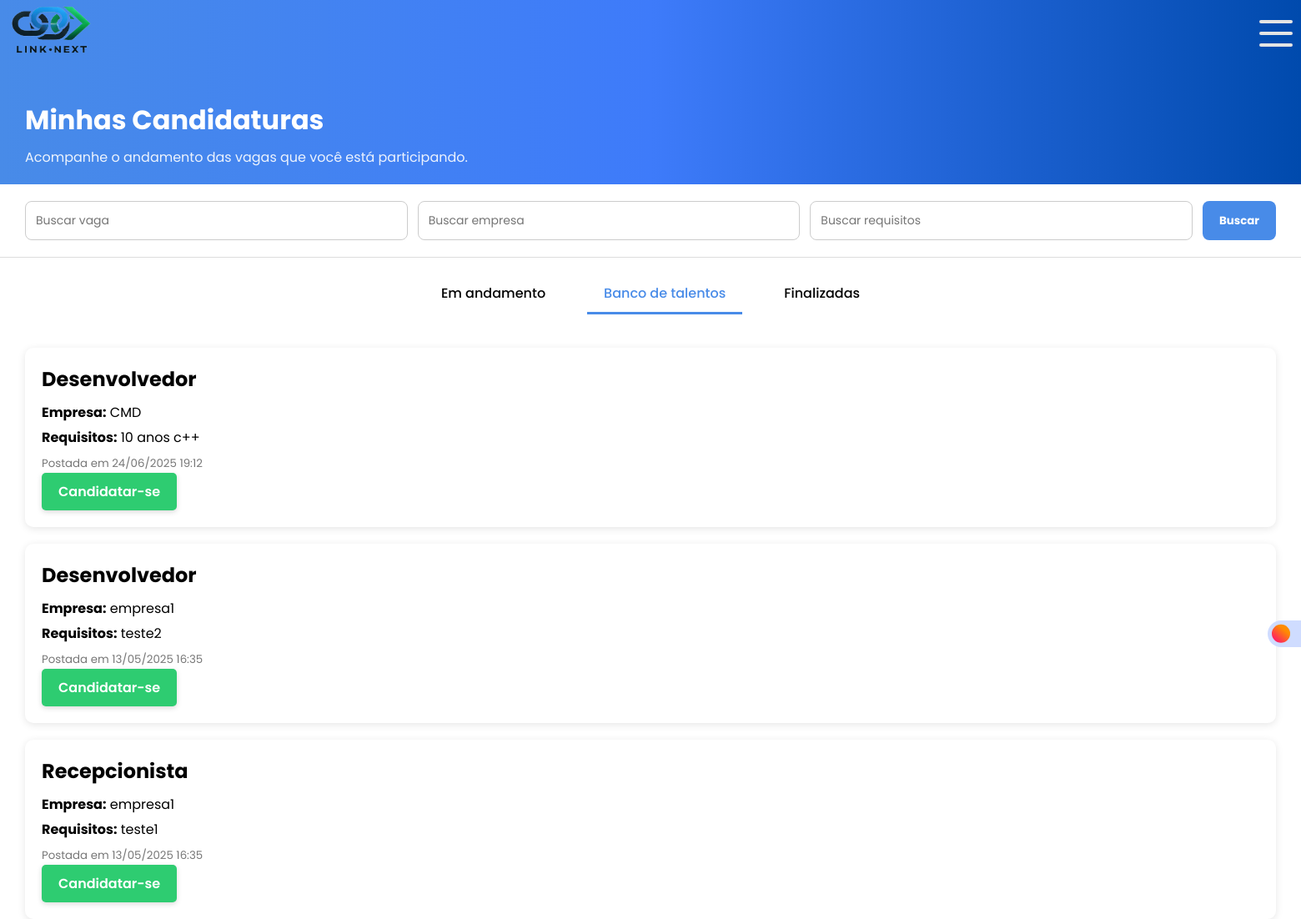
The page /candidato/minhas_candidaturas.php (signed in) on the database its author committed.
### tables this page shows
CREATE TABLE `vagas` (
  `id` int(11) NOT NULL,
  `empresa_id` int(11) NOT NULL,
  `descricao` text NOT NULL,
  `requisitos` text DEFAULT NULL,
  `data_postagem` timestamp NOT NULL DEFAULT current_timestamp()
);

CREATE TABLE `empresas` (
  `id` int(11) NOT NULL,
  `nome_empresa` varchar(255) NOT NULL,
  `email_empresa` varchar(255) NOT NULL,
  `cnpj_empresa` varchar(18) NOT NULL,
  `endereco_empresa` text NOT NULL,
  `telefone_empresa` varchar(15) NOT NULL,
  `area_atuacao` varchar(100) NOT NULL,
  `senha_empresa` varchar(255) NOT NULL,
  `created_at` timestamp NOT NULL DEFAULT current_timestamp(),
  `tipo_usuario` enum('candidato','empresa') NOT NULL DEFAULT 'empresa',
  `google_id` varchar(255) DEFAULT NULL
);

### candidato/minhas_candidaturas.php (the view, shortened to what this page needs)
<?php
require '../conexao.php';
$usuarioId = $_SESSION['usuario']['id'];
$aba       = $_GET['aba'] ?? 'banco';
$descricao  = $_GET['descricao']  ?? '';
$empresa    = $_GET['empresa']    ?? '';
$requisitos = $_GET['requisitos'] ?? '';
$where  = [];
$params = [];
$clause = $where ? ' AND '.implode(' AND ', $where) : '';
$sqlB = "
    SELECT
      v.id,
      v.descricao,
      v.requisitos,
      v.data_postagem,
      e.nome_empresa
    FROM vagas v
    JOIN empresas e ON v.empresa_id = e.id
   WHERE NOT EXISTS (
           SELECT 1
             FROM candidato_vaga cv
            WHERE cv.vaga_id      = v.id
              AND cv.candidato_id = :usuario_id
              AND cv.status IN ('em_andamento','finalizada')
         )
     $clause
ORDER BY v.data_postagem DESC
";
$stmtBanco = $pdo->prepare($sqlB);
$stmtBanco->execute(array_merge(['usuario_id' => $usuarioId], $params));
$vagasBancoTalentos = $stmtBanco->fetchAll(PDO::FETCH_ASSOC);
switch ($aba) {
    case 'banco':
    default:            $vagas = $vagasBancoTalentos; break;
}
?>
<!DOCTYPE html>
<html lang="pt-BR">
<head>
  <link rel="stylesheet" href="/projeto_rh/css/minhascandidaturas.css">
</head>
<body>
  <label class="switch">
    <span class="slider"></span>
</label>
  <header>
    <div class="logo">
    <img src="/Projeto_RH/html/Assets/IMG/Link_Next_Logo_sem_fundo.png" alt="">
    </div>
  <div class="resp-but">
      <label for="checkbox" class="toggle">
        <div class="bars" id="bar1"></div>
        <div class="bars" id="bar2"></div>
        <div class="bars" id="bar3"></div>
      </label>
    </div>
  </header>
  <section class="hero">
    <h1>Minhas Candidaturas</h1>
    <p>Acompanhe o andamento das vagas que você está participando.</p>
  </section>
  <form method="GET" class="search-section">
    <input name="descricao"  placeholder="Buscar vaga"    value="<?=htmlspecialchars($descricao)?>">
    <input name="empresa"    placeholder="Buscar empresa"  value="<?=htmlspecialchars($empresa)?>">
    <input name="requisitos" placeholder="Buscar requisitos" value="<?=htmlspecialchars($requisitos)?>">
    <button type="submit">Buscar</button>
  </form>
  <div class="tabs">
    <div class="<?=$aba==='andamento'?'active':''?>"    onclick="mudarAba('andamento')">Em andamento</div>
    <div class="<?=$aba==='banco'?'active':''?>"         onclick="mudarAba('banco')">Banco de talentos</div>
    <div class="<?=$aba==='finalizadas'?'active':''?>"   onclick="mudarAba('finalizadas')">Finalizadas</div>
  </div>
  <?php if(count($vagas)>0): ?>
    <?php foreach($vagas as $vaga): ?>
      <div class="vaga">
        <h2><?=htmlspecialchars($vaga['descricao'])?></h2>
        <p><strong>Empresa:</strong> <?=htmlspecialchars($vaga['nome_empresa'])?></p>
        <p><strong>Requisitos:</strong> <?=htmlspecialchars($vaga['requisitos'])?></p>
        <small>Postada em <?=date('d/m/Y H:i',strtotime($vaga['data_postagem']))?></small>
        <?php if($aba==='banco'): ?>
  <form method="POST">
    <button name="candidatar">Candidatar-se</button>
  </form>
<?php endif; ?>
      </div>
    <?php endforeach; ?>
  <?php else: ?>
    <div class="empty-state">
      <p>Nenhuma vaga encontrada nesta aba.</p>
    </div>
  <?php endif; ?>
</body>
</html>

### css/minhascandidaturas.css (style rules this page uses)
* { margin: 0; padding: 0; box-sizing: border-box; font-family: "Poppins", sans-serif; }
header { background: linear-gradient(90deg, #488BE8 0%, #3e7bfa 50%, #004aad 100%); width: 100%; height: 80px; display: flex; }
.resp-but { margin-top: 20px; margin-left: 1400px; }
.logo img { height: 70px; width: 100px; margin-left: 10px; }
.toggle { position: relative; width: 40px; height: 40px; cursor: pointer; display: flex; flex-direction: column; align-items: center; justify-content: center; gap: 10px; transition-duration: .3s; }
.bars { width: 100%; height: 4px; background-color: #e4e4e4; border-radius: 5px; transition-duration: .3s; }
.hero { padding: 40px 30px 20px; background: linear-gradient(90deg, #488BE8 0%, #3e7bfa 50%, #004aad 100%); color: white; }
.hero h1 { margin: 0; font-size: 32px; }
.hero p { margin-top: 8px; font-size: 16px; opacity: 0.9; }
.search-section { background-color: white; padding: 20px 30px; display: flex; gap: 12px; border-bottom: 1px solid #ddd; }
.search-section input { padding: 12px; border: 1px solid #ccc; border-radius: 8px; font-size: 14px; flex: 1; }
.search-section button { background-color:#488BE8 ; color: white; padding: 12px 20px; border: none; border-radius: 8px; font-weight: bold; cursor: pointer; transition: .2s all ease-in-out; }
.tabs { display: flex; justify-content: center; gap: 30px; padding: 20px; background: #fff; }
.tabs div { padding: 10px 20px; cursor: pointer; font-weight: 500; border-bottom: 3px solid transparent; }
.tabs .active { border-color: #488BE8; color: #488BE8; }
.vaga { background-color: #fff; margin: 20px 30px; padding: 20px; border-radius: 10px; box-shadow: 0 2px 10px rgba(0,0,0,0.1); }
.vaga h2 { margin: 0 0 10px; }
.vaga p { margin: 5px 0; }
.vaga small { color: #777; }

### candidato/minhas_candidaturas.php (style rules this page uses)
.switch { display: block; --width-of-switch: 3.5em; --height-of-switch: 2em; --size-of-icon: 1.4em; --slider-offset: 0.3em; position: fixed; top: 93vh; left: 190vh; z-index: 9999999; width: var(--width-of-switch); height: var(--height-of-switch); }
.slider { position: absolute; cursor: pointer; top: 0; left: 0; right: 0; bottom: 0; background-color: #cfdcff; transition: .4s; border-radius: 30px; }
.slider:before { position: absolute; content: ""; height: var(--size-of-icon,1.4em); width: var(--size-of-icon,1.4em); border-radius: 20px; left: var(--slider-offset,0.3em); top: 50%; transform: translateY(-50%); background: linear-gradient(40deg,#ff0080,#ff8c00 70%); ; transition: .4s; }
.hero h1 { margin: 0; font-size: 32px; }
.hero p { margin-top: 8px; font-size: 16px; opacity: 0.9; }
.search-section { background-color: white; padding: 20px 30px; display: flex; gap: 12px; border-bottom: 1px solid #ddd; }
.search-section input { padding: 12px; border: 1px solid #ccc; border-radius: 8px; font-size: 14px; flex: 1; }
button[name="candidatar"] { background-color: #2ecc71; color: #fff; padding: 10px 20px; border: none; border-radius: 5px; font-size: 1rem; font-weight: 600; cursor: pointer; box-shadow: 0 2px 6px rgba(0,0,0,0.15); transition: .3s all ease-in-out; }
.tabs { display: flex; justify-content: center; gap: 30px; padding: 20px; background: #fff; }
.tabs div { padding: 10px 20px; cursor: pointer; font-weight: 500; border-bottom: 3px solid transparent; }
.vaga { background-color: #fff; margin: 20px 30px; padding: 20px; border-radius: 10px; box-shadow: 0 2px 10px rgba(0,0,0,0.1); }
.vaga h2 { margin: 0 0 10px; }
.vaga p { margin: 5px 0; }
.vaga small { color: #777; }

### rows shown on the page
vagas: descricao "Desenvolvedor", empresa.nome_empresa "CMD", requisitos "10 anos c++", data_postagem "24/06/2025 19:12"
vagas: descricao "Desenvolvedor", empresa.nome_empresa "empresa1", requisitos "teste2", data_postagem "13/05/2025 16:35"
vagas: descricao "Recepcionista", empresa.nome_empresa "empresa1", requisitos "teste1", data_postagem "13/05/2025 16:35"
